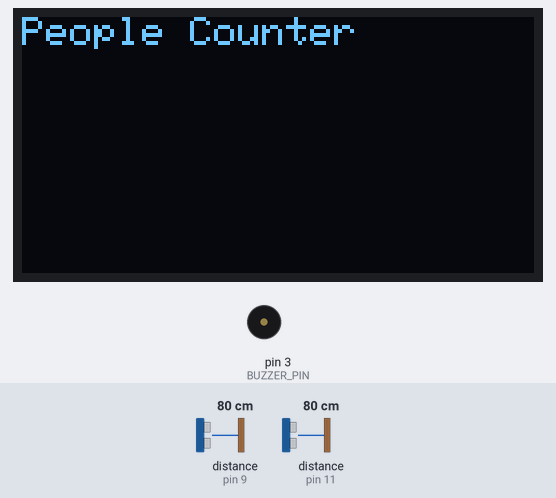
A sketch run on a simulated Arduino Uno, built with avr-gcc and run on an emulated ATmega328P. Shown: 128×64 one-colour display, buzzer (waves = sounding, pin HIGH). Wiring (inferred from the names in the program): 2 × ultrasonic range finder: trigger pin 8, echo pin 9 / trigger pin 10, echo pin 11. The inputs (shaded band) are chosen by the test bench; at power-on: distance to the obstacle (sensors on pin 9, pin 11) 80 cm. The echo pulse lasts 58.3 µs per cm; pins used as bus, display or sensor lines are not drawn; what the sketch prints to the serial monitor is not drawn.

Above: at 0.1 s.
At 1.6 s:
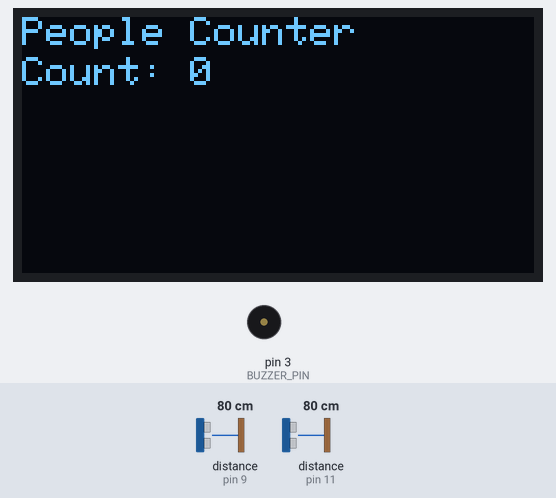
1.7 s: distance to the obstacle (sensor on pin 9) set to 2 cm
3.8 s: distance to the obstacle (sensor on pin 11) set to 250 cm
Timing chart, 0 to 6.8 s (numbered marks = the images above; inputs shaded):
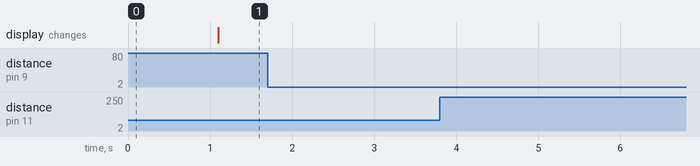

Measured:
- after the input at 1.7 s, every drawn part: stays the same
- after the input at 3.8 s, every drawn part: stays the same

The sketch:

penghitung-orang-keluar-masuk.ino
```cpp
// Libraries yang diperlukan
#include <Wire.h>
#include <Adafruit_GFX.h>
#include <Adafruit_SSD1306.h>
// Mengganti library Ultrasonic.h dengan logika manual menggunakan pulseIn
#define TRIGGER_PIN_1 10
#define ECHO_PIN_1 11
#define TRIGGER_PIN_2 8
#define ECHO_PIN_2 9

// Konfigurasi komponen
#define SCREEN_WIDTH 128
#define SCREEN_HEIGHT 64
#define BUZZER_PIN 3
#define OLED_RESET 4

// Inisialisasi objek

Adafruit_SSD1306 display(SCREEN_WIDTH, SCREEN_HEIGHT, &Wire, OLED_RESET);

// Variabel untuk menghitung orang
int count = 0;
int distanceIn = 0;
int distanceOut = 0;

long getDistance(int triggerPin, int echoPin) {
  digitalWrite(triggerPin, LOW);
  delayMicroseconds(2);
  digitalWrite(triggerPin, HIGH);
  delayMicroseconds(10);
  digitalWrite(triggerPin, LOW);
  long duration = pulseIn(echoPin, HIGH);
  long distance = duration * 0.034 / 2;
  return distance;
}

void setup() {
  // Konfigurasi LCD OLED
  if(!display.begin(SSD1306_SWITCHCAPVCC, 0x3C)) { // Menggunakan alamat I2C 0x3C
    Serial.println(F("SSD1306 allocation failed"));
    for(;;);
  }
  display.clearDisplay();
  display.setTextSize(1);
  display.setTextColor(WHITE);
  display.setCursor(0, 0);
  display.print("People Counter");
  display.display();

  // Konfigurasi Buzzer
  pinMode(BUZZER_PIN, OUTPUT);
  pinMode(TRIGGER_PIN_1, OUTPUT);
  pinMode(ECHO_PIN_1, INPUT);
  pinMode(TRIGGER_PIN_2, OUTPUT);
  pinMode(ECHO_PIN_2, INPUT);

  // Mulai komunikasi serial
  Serial.begin(9600);
}

void loop() {
  kembali:
  delay(1000);
  distanceIn = getDistance(TRIGGER_PIN_1, ECHO_PIN_1);
  distanceOut = getDistance(TRIGGER_PIN_2, ECHO_PIN_2);

  Serial.print("Ping1: ");
  Serial.print(distanceIn);
  Serial.println("cm");
  Serial.print("Ping2: ");
  Serial.print(distanceOut);
  Serial.println("cm");
  Serial.println(count);

  // Logika untuk mendeteksi orang masuk
  if (distanceIn < 7 && distanceOut > 7 && distanceIn != 0) {
    do {
      distanceIn = getDistance(TRIGGER_PIN_1, ECHO_PIN_1);
      distanceOut = getDistance(TRIGGER_PIN_2, ECHO_PIN_2);
      Serial.print("Ping(+)1: ");
      Serial.print(distanceIn);
      Serial.println("cm");
      Serial.print("Ping(+)2: ");
      Serial.print(distanceOut);
      Serial.println("cm");
      Serial.println(count);
      delay(500);

      if (distanceOut < 7 && distanceIn >= 7 && distanceOut != 0) {
        count++;
        tone(BUZZER_PIN, 1000, 200); // Bunyikan buzzer saat orang masuk
        updateDisplay();
        Serial.print("Jumlah orang (masuk): ");
        Serial.println(count);
        goto kembali;
      }
    } while (distanceOut > 7);
  }

  // Logika untuk mendeteksi orang keluar
  else if (distanceOut < 7 && distanceIn > 7 && distanceOut != 0) {
    do {
      distanceIn = getDistance(TRIGGER_PIN_1, ECHO_PIN_1);
      distanceOut = getDistance(TRIGGER_PIN_2, ECHO_PIN_2);
      Serial.print("Ping(-)1: ");
      Serial.print(distanceIn);
      Serial.println("cm");
      Serial.print("Ping(-)2: ");
      Serial.print(distanceOut);
      Serial.println("cm");
      Serial.println(count);
      delay(500);

      if (distanceIn < 7 && distanceOut >= 7 && distanceIn != 0) {
        count--;
        tone(BUZZER_PIN, 800, 200); // Bunyikan buzzer saat orang keluar
        updateDisplay();
        Serial.print("Jumlah orang (keluar): ");
        Serial.println(count);
        goto kembali;
      }
    } while (distanceIn > 7);
  }

  // Update tampilan LCD
  updateDisplay();
  delay(200); // Tambahkan delay untuk stabilitas sensor
}

void updateDisplay() {
  // Update tampilan LCD
  display.clearDisplay();
  display.setTextSize(1);
  display.setCursor(0, 0);
  display.print("People Counter");
  display.setCursor(0, 10);
  display.print("Count: ");
  display.print(count);
  display.display();
}
```
